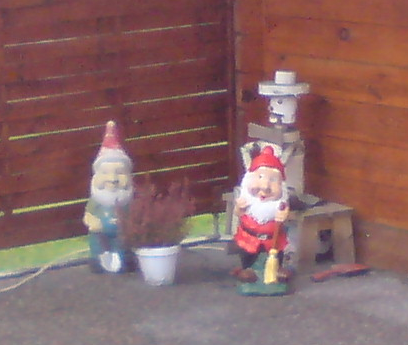
//> input picture Foundations of Qt Development/Chapter13/imagebook/test.png, 408 x 345 px, given in place of test.jpg, which was not available
$ ./6-2   (built with g++ and OpenCV 4)
//> lines starting //> are read from the running program, lines starting //| are printed output that depends on the picture; after the words box and inside, x2 and y2 are one past the last pixel; in counts of white or black regions, pixels touching at a corner belong together; pictures that were not available may be replaced by others from this repository, and a replacement may not be noted
// 功能：代码 6-2 形态学开闭操作
// 作者：朱伟 zhu1988wei@163.com
// 来源：《OpenCV图像处理编程实例》
// 博客：http://blog.csdn.net/zhuwei1988
// 更新：2016-8-1
// 说明：版权所有，引用或摘录请联系作者，并按照上面格式注明出处，谢谢。//
#include <opencv2/core/core.hpp>
#include <opencv2/highgui/highgui.hpp>
#include <opencv2/imgproc/imgproc.hpp>
#include <iostream>
int main()
{
    cv::Mat srcImage = cv::imread("..\\images\\test.jpg");
//> srcImage is the input picture: 345 rows x 408 cols, CV_8UC3; mean B, G, R 99.5, 99.8, 135.6

    if (!srcImage.data)
        return 1;

    cv::Mat srcGray, segImage;
    cv::cvtColor(srcImage, srcGray, CV_RGB2GRAY);
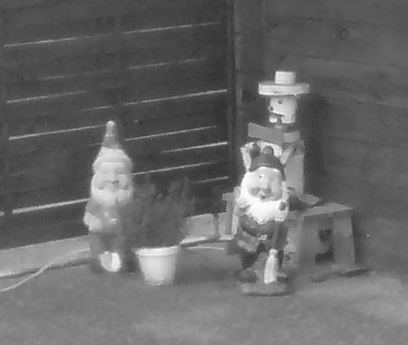
//> srcGray: 345 rows x 408 cols, CV_8UC1; min 47, max 255, mean 103.8
    // 阈值化
    cv::threshold(srcGray, segImage,
                  255 * (0.5), 255, cv::THRESH_BINARY);
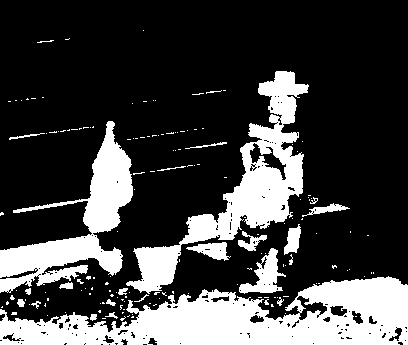
//> segImage: 345 rows x 408 cols, CV_8UC1; 25.7% white; 163 white regions (138 under 20 px), largest, box (x1, y1, x2, y2) and area: (0, 276, 408, 345) 16074, (126, 71, 309, 294) 9350, (0, 121, 133, 293) 7437
    // 定义结构元素
    cv::Mat element = cv::getStructuringElement(
                          cv::MORPH_ELLIPSE, cv::Size(20, 20));
    // 形态学闭操作
    cv::Mat closedMat;
    cv::morphologyEx(segImage, closedMat,
                     cv::MORPH_CLOSE, element);
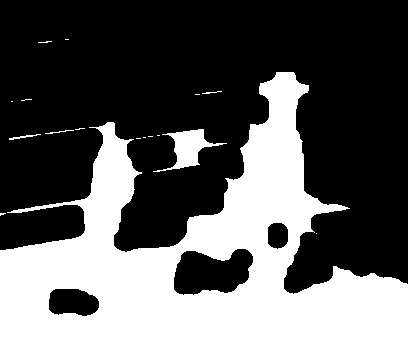
//> closedMat: 345 rows x 408 cols, CV_8UC1; 35.5% white; 17 white regions (12 under 20 px), largest, box (x1, y1, x2, y2) and area: (0, 72, 408, 345) 48714, (153, 129, 227, 172) 1094, (9, 134, 41, 140) 58, (45, 130, 74, 134) 34, (202, 91, 222, 94) 24
    // 形态学开操作
    cv::Mat openedMat;
    cv::morphologyEx(segImage, openedMat,
                     cv::MORPH_OPEN, element);
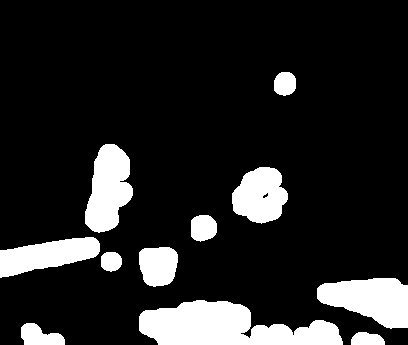
//> openedMat: 345 rows x 408 cols, CV_8UC1; 14.7% white; 11 white regions, largest, box (x1, y1, x2, y2) and area: (139, 300, 343, 345) 6059, (317, 278, 408, 329) 3184, (85, 144, 133, 233) 2921
    cv::imshow(" srcGray ", srcGray);
    cv::imshow(" segImage ", segImage);
    cv::imshow(" closedMat ", closedMat);
    cv::imshow(" openedMat ", openedMat);
    cv::waitKey();
    return 0;
}
